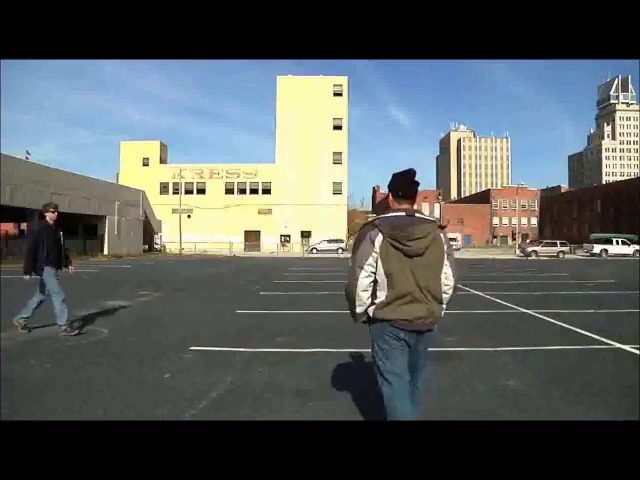
#> input picture frame 9 of c05.mp4, 640 x 480 px
$ python motion_detectionBS.py
#> lines starting #> are read from the running program, lines starting #| are printed output that depends on the picture; after the words box and inside, x2 and y2 are one past the last pixel; in counts of white or black regions, pixels touching at a corner belong together
import cv2
import numpy as np

video = cv2.VideoCapture('./c05.mp4')
fgbg = cv2.createBackgroundSubtractorKNN()

fourcc = cv2.VideoWriter_fourcc(*'XVID')
out = cv2.VideoWriter('output.avi', fourcc, 20.0, (640, 480))

while video.isOpened():
    ret, frame = video.read()
#> frame is the input picture: shape (480, 640, 3); mean B, G, R 92.1, 92.7, 86.3

    if ret:
        fgmask = fgbg.apply(frame)
#> fgmask: shape (480, 640); every value is 255

        fgmask = cv2.morphologyEx(fgmask, cv2.MORPH_OPEN, kernel=np.ones((3, 3), np.uint8))
        fgmask = cv2.morphologyEx(fgmask, cv2.MORPH_CLOSE, kernel=np.ones((15, 15), np.uint8))

        contours, _ = cv2.findContours(fgmask, cv2.RETR_EXTERNAL, cv2.CHAIN_APPROX_SIMPLE)
#> contours = [[[0, 0], [0, 479], [639, 479], [639, 0]]]

        for contour in contours:
            if cv2.contourArea(contour) > 500:
                x, y, w, h = cv2.boundingRect(contour)
                cv2.rectangle(frame, (x, y), (x + w, y + h), (0, 255, 0), 2)
#> this loop made 1 pass
#> (contour, x, y, w, h) on pass 1: ([[0, 0], [0, 479], [639, 479], [639, 0]], 0, 0, 640, 480)
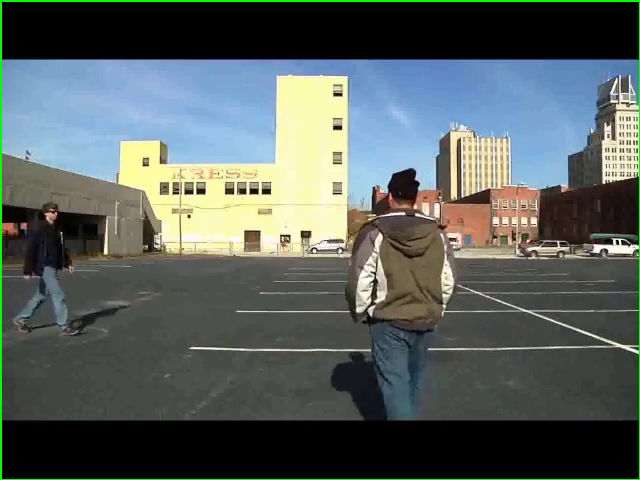
#> frame: shape (480, 640, 3); 1.09% of pixels changed, all inside (x1, y1, x2, y2) = (0, 0, 640, 480)

        cv2.imshow('Moving Objects', frame)
        out.write(fgmask)
        cv2.imshow('Foreground mask', fgmask)

        if cv2.waitKey(30) & 0xFF == ord('q'):
#> (key q is pressed here)
            break
    else:
        print('Video ended')
        break

out.release()
video.release()
cv2.destroyAllWindows()

$ run again, starting later in the video
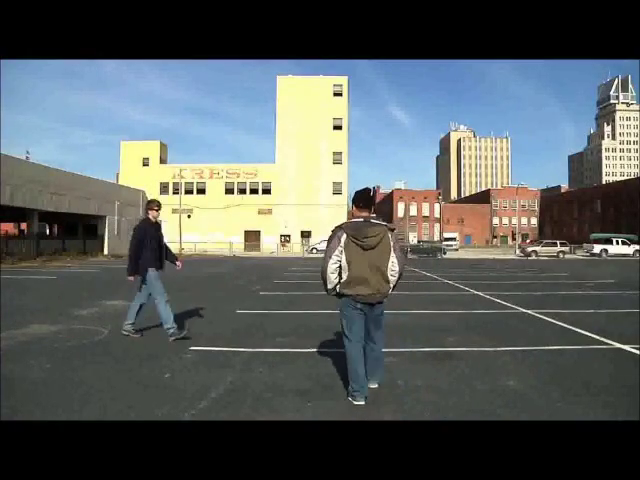
#> input picture frame 41 of c05.mp4, 640 x 480 px
#> frame is the input picture: shape (480, 640, 3); mean B, G, R 92.2, 92.6, 86.2
#> fgmask: shape (480, 640); every value is 255
#> contours = [[[0, 0], [0, 479], [639, 479], [639, 0]]]
#> the loop `for contour in contours:` made 1 pass
#> (contour, x, y, w, h) on pass 1: ([[0, 0], [0, 479], [639, 479], [639, 0]], 0, 0, 640, 480)
#> after the loop `for contour in contours:`:
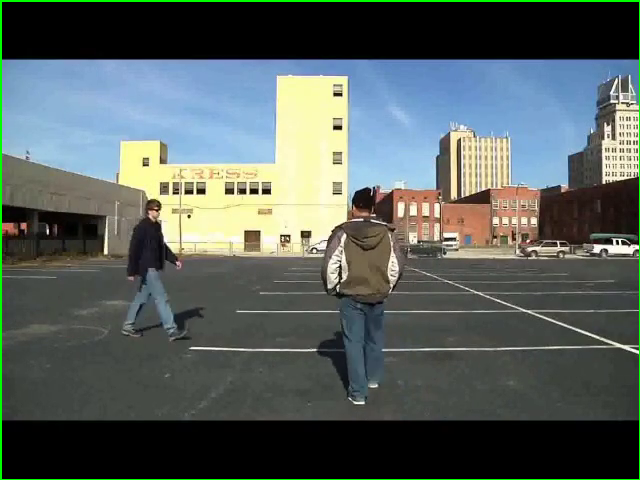
#> frame: shape (480, 640, 3); 1.09% of pixels changed, all inside (x1, y1, x2, y2) = (0, 0, 640, 480)

$ run again, starting later in the video
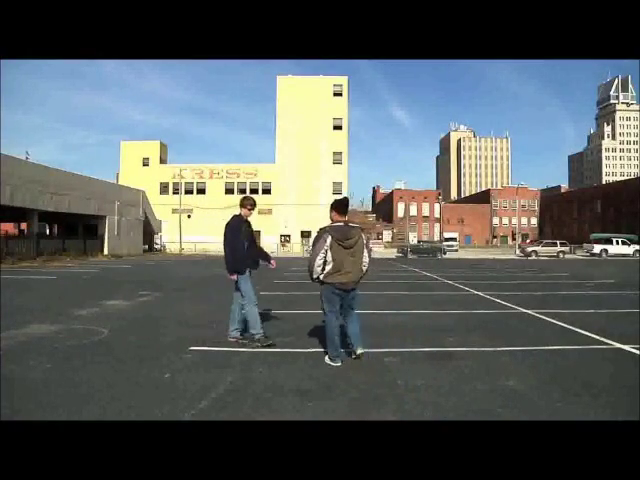
#> input picture frame 74 of c05.mp4, 640 x 480 px
#> frame is the input picture: shape (480, 640, 3); mean B, G, R 91.6, 91.9, 85.5
#> fgmask: shape (480, 640); every value is 255
#> contours = [[[0, 0], [0, 479], [639, 479], [639, 0]]]
#> the loop `for contour in contours:` made 1 pass
#> (contour, x, y, w, h) on pass 1: ([[0, 0], [0, 479], [639, 479], [639, 0]], 0, 0, 640, 480)
#> after the loop `for contour in contours:`:
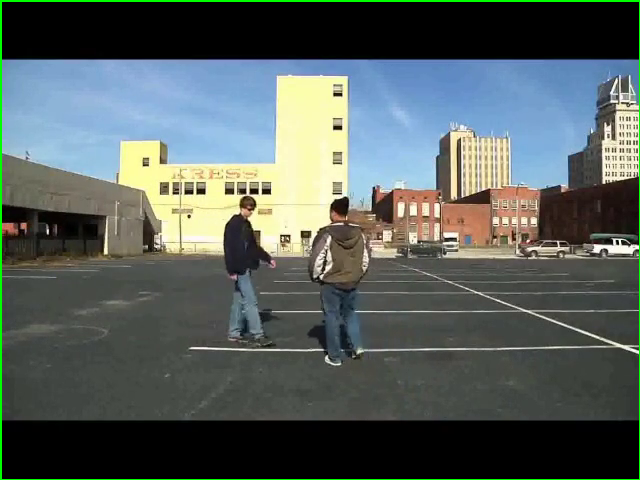
#> frame: shape (480, 640, 3); 1.09% of pixels changed, all inside (x1, y1, x2, y2) = (0, 0, 640, 480)
